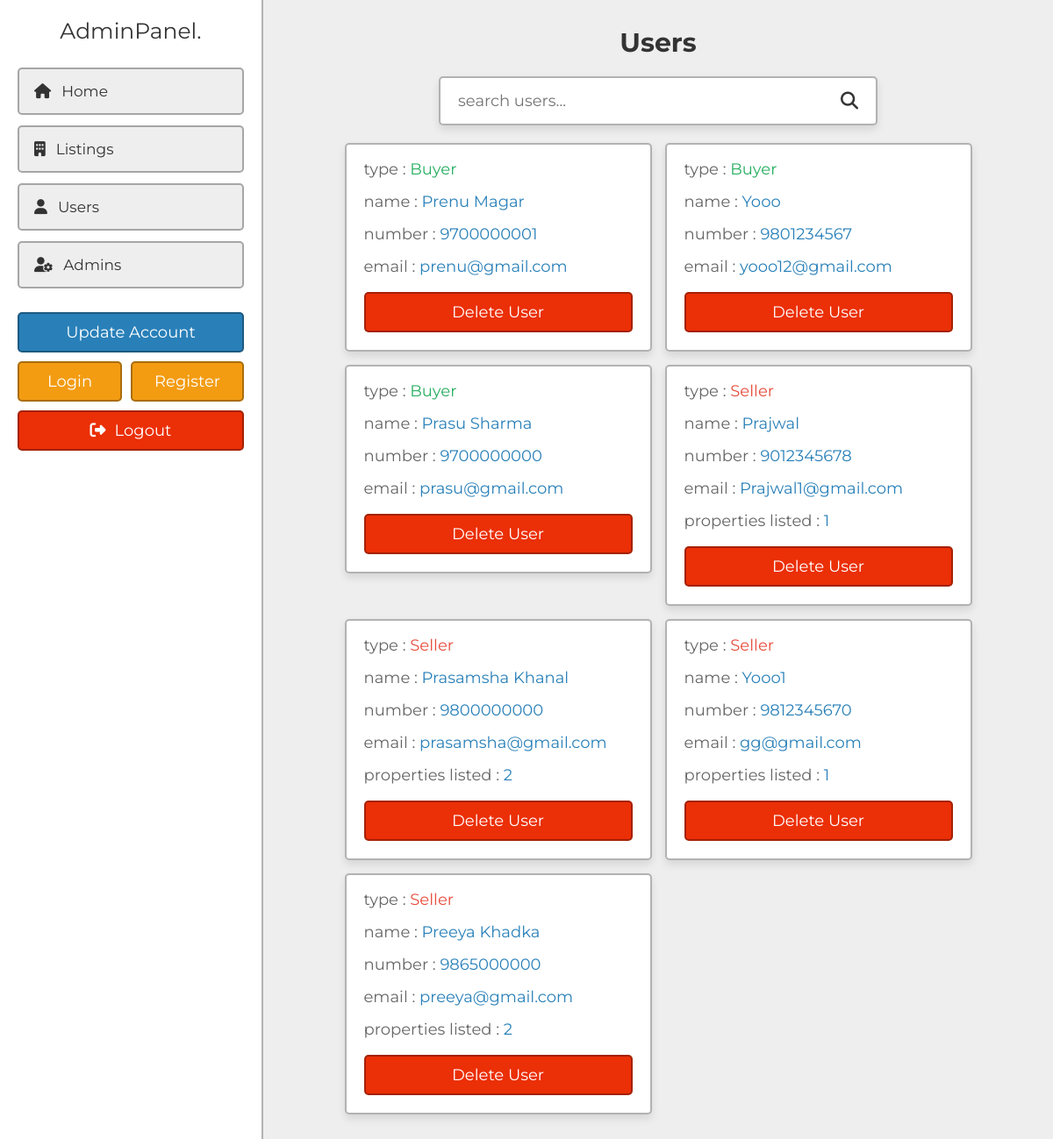
Page /admin/users.php (signed in) on the committed database.
### tables this page shows
CREATE TABLE `buyers` (
  `id` varchar(255) NOT NULL,
  `created_at` timestamp NOT NULL DEFAULT current_timestamp(),
  `name` varchar(255) DEFAULT NULL,
  `number` varchar(20) DEFAULT NULL,
  `email` varchar(255) DEFAULT NULL,
  `password` varchar(255) DEFAULT NULL
);

CREATE TABLE `sellers` (
  `id` varchar(255) NOT NULL,
  `created_at` timestamp NOT NULL DEFAULT current_timestamp(),
  `name` varchar(255) DEFAULT NULL,
  `number` varchar(20) DEFAULT NULL,
  `email` varchar(255) DEFAULT NULL,
  `password` varchar(255) DEFAULT NULL
);

### admin/users.php (the view, shortened to what this page needs)
<?php
include '../components/connect.php';
?>
<!DOCTYPE html>
<html lang="en">
<head>
    <link rel="stylesheet" href="https://cdnjs.cloudflare.com/ajax/libs/font-awesome/6.2.0/css/all.min.css">
    <link rel="stylesheet" href="../css/admin_style.css">
</head>
<body>
<?php include '../components/admin_header.php'; ?>
<section class="grid">
    <h1 class="heading">Users</h1>
    <form action="" method="POST" class="search-form">
        <input type="text" name="search_box" placeholder="search users..." maxlength="100" required>
        <button type="submit" class="fas fa-search" name="search_btn"></button>
    </form>
    <div class="box-container">
    <?php
        $search_box = '';
        if($search_box != ''){
            $select_buyers = $conn->prepare("SELECT *, 'buyer' as user_type FROM `buyers` WHERE name LIKE '%{$search_box}%' OR number LIKE '%{$search_box}%' OR email LIKE '%{$search_box}%'");
            $select_sellers = $conn->prepare("SELECT *, 'seller' as user_type FROM `sellers` WHERE name LIKE '%{$search_box}%' OR number LIKE '%{$search_box}%' OR email LIKE '%{$search_box}%'");
        } else {
            $select_buyers = $conn->prepare("SELECT *, 'buyer' as user_type FROM `buyers`");
            $select_sellers = $conn->prepare("SELECT *, 'seller' as user_type FROM `sellers`");
        }
        $select_buyers->execute();
        $select_sellers->execute();
        $all_users = array_merge(
            $select_buyers->fetchAll(PDO::FETCH_ASSOC),
            $select_sellers->fetchAll(PDO::FETCH_ASSOC)
        );
        if(count($all_users) > 0){
            foreach($all_users as $fetch_users){
                $user_type = $fetch_users['user_type'];
                $total_properties = 0;
                if($user_type == 'seller'){
                    $count_property = $conn->prepare("SELECT * FROM `property` WHERE user_id = ?");
                    $count_property->execute([$fetch_users['id']]);
                    $total_properties = $count_property->rowCount();
                }
    ?>
    <div class="box">
        <p>type : <span style="text-transform:capitalize; color: <?= $user_type == 'seller' ? '#e74c3c' : '#27ae60'; ?>;"><?= $user_type; ?></span></p>
        <p>name : <span><?= $fetch_users['name']; ?></span></p>
        <p>number : <a href="tel:<?= $fetch_users['number']; ?>"><?= $fetch_users['number']; ?></a></p>
        <p>email : <a href="mailto:<?= $fetch_users['email']; ?>"><?= $fetch_users['email']; ?></a></p>
        <?php if($user_type == 'seller'){ ?>
            <p>properties listed : <span><?= $total_properties; ?></span></p>
        <?php } ?>
        <form action="" method="POST">
            <input type="submit" value="delete user" onclick="return confirm('delete this user?');" name="delete" class="delete-btn">
        </form>
    </div>
    <?php
            }
        } else {
            echo '<p class="empty">no users found!</p>';
        }
    ?>
    </div>
</section>
</body>
</html>

### css/admin_style.css (style rules this page uses)
:root { --main-color:#2980b9; --orange:#f39c12; --red:#eb2f06; --light-color:#666; --light-bg:#eee; --white:#fff; --black:#333; --box-shadow:0 .5rem 1rem rgba(0,0,0,0.1); --border:.2rem solid rgba(0,0,0,.3); }
* { font-family: 'Montserrat', sans-serif; margin: 0; padding: 0; box-sizing: border-box; outline: none; border: none; text-decoration: none; }
html { font-size: 62.5%; overflow-x: hidden; scroll-behavior: smooth; scroll-padding-top: 5rem; }
body { background-color: var(--light-bg); padding-left: 30rem; }
section { padding: 3rem 2rem; max-width: 1200px; margin: 0 auto; }
.heading { margin-bottom: 2rem; text-align: center; text-transform: capitalize; color: var(--black); font-size: 3rem; }
.inline-btn, .inline-option-btn, .inline-delete-btn, .btn, .delete-btn, .option-btn { cursor: pointer; padding: 1rem 2.5rem; font-size: 1.8rem; color: var(--white); text-align: center; text-transform: capitalize; margin-top: 1rem; border-radius: .5rem; border: var(--border); }
.btn, .delete-btn, .option-btn { display: block; width: 100%; }
.delete-btn { background-color: var(--red); }
.grid .box-container { display: grid; grid-template-columns: repeat(auto-fit, 35rem); align-items: flex-start; justify-content: center; gap: 1.5rem; }
.grid .box-container .box { border-radius: .5rem; padding: 2rem; padding-top: 1rem; background-color: var(--white); box-shadow: var(--box-shadow); border: var(--border); overflow-x: hidden; }
.grid .box-container .box p { line-height: 1.5; padding: .5rem 0; font-size: 1.8rem; color: var(--light-color); white-space: pre-line; text-overflow: ellipsis; overflow-x: hidden; }
.grid .box-container .box p a, .grid .box-container .box p span { color: var(--main-color); }
.search-form { max-width: 50rem; margin: 0 auto; border-radius: .5rem; background-color: var(--white); box-shadow: var(--box-shadow); border: var(--border); padding:1.5rem 2rem; display: flex; gap: 2rem; margin-bottom: 2rem; }
.search-form input { width: 100%; font-size: 1.8rem; color: var(--black); }
.search-form button { background:none; cursor: pointer; color: var(--black); font-size: 2rem; }

### rows in the picture
buyers: user_type "Buyer", name "Prenu Magar", number "9700000001", email "prenu@gmail.com"
buyers: user_type "Buyer", name "Yooo", number "9801234567", email "yooo12@gmail.com"
buyers: user_type "Buyer", name "Prasu Sharma", number "9700000000", email "prasu@gmail.com"
sellers: user_type "Seller", name "Prajwal", number "9012345678", email "Prajwal1@gmail.com", total_properties "1"
sellers: user_type "Seller", name "Prasamsha Khanal", number "9800000000", email "prasamsha@gmail.com", total_properties "2"
sellers: user_type "Seller", name "Yooo1", number "9812345670", email "gg@gmail.com", total_properties "1"
sellers: user_type "Seller", name "Preeya Khadka", number "9865000000", email "preeya@gmail.com", total_properties "2"
